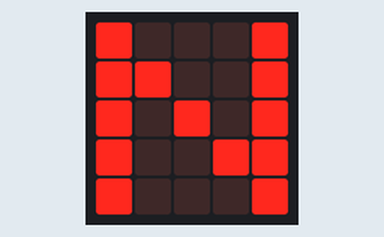
Simulated run of this program. Board: BBC micro:bit running MicroPython. Shown: the board's 5×5 LED display. The modem accepts every AT command (registered, SIM ready, sends succeed) and sends nothing else; the modem answers ERROR to commands that open or use a data connection. At 7.4 s the program stops and its outputs stay as they are.

Above: at 3.22 s.
At 3.62 s:
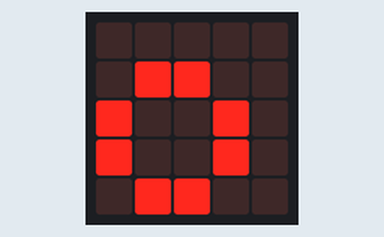
At 4.42 s:
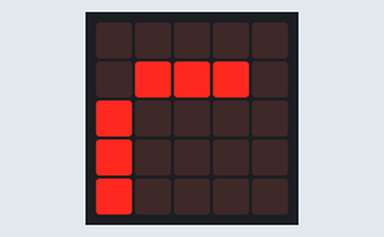
At 5.23 s:
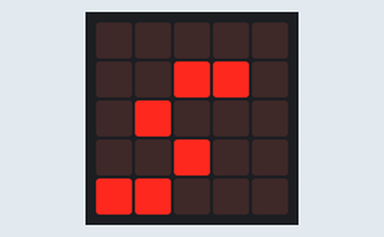
At 6.43 s:
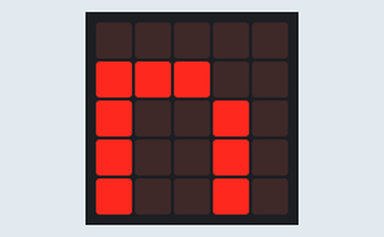
At 7.1 s:
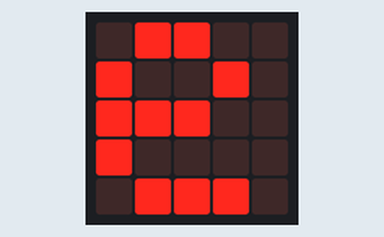

Measured:
- what the display in image 0 shows lasts 0.4 s, from 3.0 s to 3.4 s

The program:

main_Dev_Funcional_V1.py
```python
from microbit import *
from os import *

ssid = "O2 Internet na doma E9FC"
pw = "D7160C37712D"

uart.init(baudrate=115200, tx=pin8, rx=pin12)

def send_at_command(command):
    # Send the AT command
    uart.write("{}\r\n".format(command))
    sleep(100)
    response_bytes = uart.read()  # uart.readline()
    if response_bytes is None:
        return "No response"
    response_str = response_bytes.decode("utf-8").strip()
    return response_str

def create_new_text_file(file_name, content):
    with open(file_name, "w") as file:
        file.write(content)
        file.close()

# Send an AT command to check the firmware version
# at_response = send_at_command("AT+GMR")
#'AT+CWJAP="{}","{}"' connect to WiFi
send_at_command('AT+CWJAP="{}","{}"'.format(ssid, pw))
sleep(1000)
# AT+CIFSR ->  command to retrieve IP address information
#at_response = send_at_command("AT+CIFSR")
#display.show("{}".format(at_response))

#create_new_text_file("my_file.txt", "{}".format(at_response))
#allFiles = listdir()
#display.show("{}".format(allFiles))

# Connect to ThingSpeak and upload data.
#at_response = send_at_command("AT+CIPSEND=")
at_response = send_at_command('AT+CIPSTART="TCP","api.thingspeak.com",80')
#display.show("{}".format(at_response))
sleep(1000)

strData = "GET https://api.thingspeak.com/update?api_key=SHOHONPIT460Q0ZH&field1=95"
send_at_command("AT+CIPSEND={}".format(len(strData)+2))
sleep(300)
at_response = send_at_command(strData)
sleep(300)
display.show("{}".format(at_response))
```
